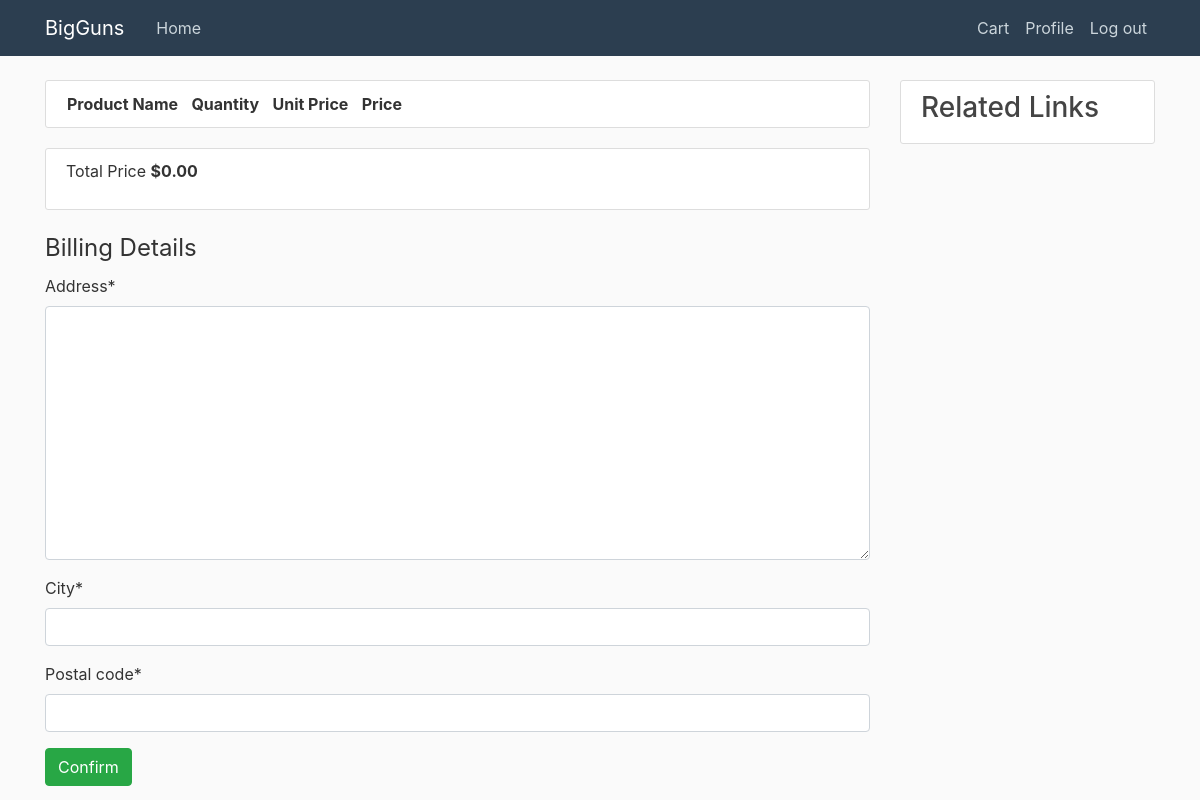
Before: /checkout/ (signed in) with the older database file.
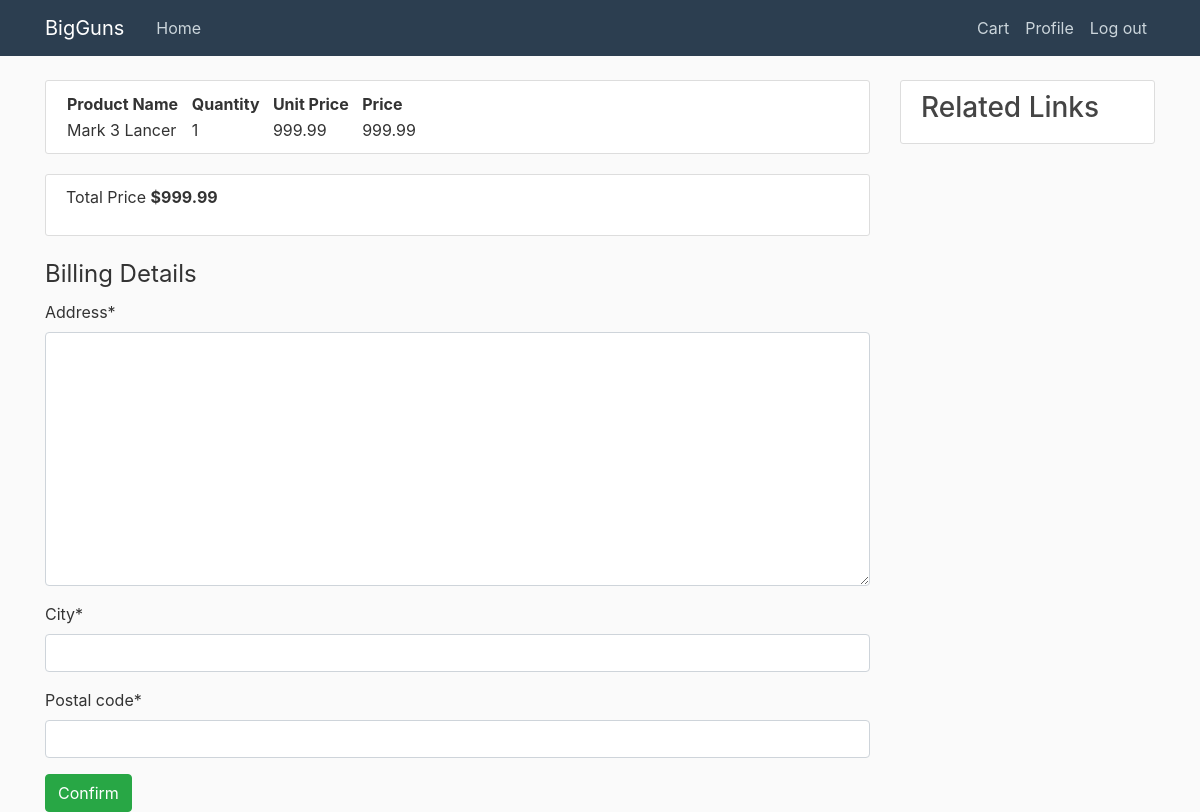
After: the same page with the newer database file.
### cart/models.py (models this page shows, shortened)
class Order(models.Model):
    orderitems  = models.ManyToManyField(Cart)
    user = models.ForeignKey(User, on_delete=models.CASCADE)
    ordered = models.BooleanField(default=False)
    created = models.DateTimeField(auto_now_add=True)
    ordered_date = models.DateTimeField(null=True)
    address = models.TextField(null=True)
    city = models.CharField(max_length=50, null=True)
    postal_code = models.IntegerField(null=True)
    def get_totals(self):
        total = 0
        for order_item in self.orderitems.filter(purchased=False).all():
            total += order_item.get_total()
        return total

class Cart(models.Model):
    user = models.ForeignKey(User, on_delete=models.CASCADE)
    item = models.ForeignKey(Product, on_delete=models.CASCADE)
    quantity = models.IntegerField(default=1)
    created = models.DateTimeField(auto_now_add=True)
    purchased = models.BooleanField(default=False)
    def get_total(self):
        total = self.item.price * self.quantity
        floattotal = float("{0:.2f}".format(total))
        return floattotal

### products/models.py (models this page shows, shortened)
class Product(models.Model):
    title = models.CharField(max_length=100)
    type = models.CharField(max_length=50)
    description = models.TextField()
    date_posted = models.DateTimeField(default= timezone.now)
    price = models.FloatField()
    stock = models.IntegerField()
    image = models.ImageField(default ='default.jpg', upload_to='product_pics')
    manufacturer = models.CharField(max_length=100)

### cart/views.py (the view)
# urls.py: path('checkout/', checkout, name='checkout'),
@login_required
def checkout(request):
    for cart in Order.objects.filter( user=request.user, ordered=False )[0].orderitems.all():
        if cart.item.stock< cart.quantity:
            messages.warning(request, f'Order amount exceeds available quantity in product {cart.item.title}')
            return redirect("view-cart")
    if request.method == 'POST':
        form = CheckoutForm(request.POST, instance = Order.objects.filter( user=request.user, ordered=False )[0])
        if form.is_valid():
            form.save()
            order= Order.objects.filter( user=request.user, ordered=False )[0]
            for cart in order.orderitems.all():
                cart.purchased = True
                cart.save()
                cart.item.stock -= 1
                cart.item.save()
            order.ordered= True
            order.ordered_date= datetime.datetime.now()
            order.save()
            messages.success(request, f'Order Placed')
            return redirect('order-details', order.id)
    else:
        form = CheckoutForm(instance= Order.objects.filter( user=request.user, ordered=False )[0])
    order= Order.objects.filter( user=request.user, ordered=False )[0]
    context = {'form': form, 'order':order}
    return render(request, 'cart/checkout.html', context)

### cart/forms.py
class CheckoutForm(forms.ModelForm):
    class Meta:
        model = Order
        fields = ['address', 'city', 'postal_code']

### cart/templates/cart/checkout.html (shortened to what this page needs)
{% extends 'products/base-template.html' %}
{% load crispy_forms_tags %}
{% block content %}
<article class="media content-section">
    <table>
        <thead>
            <th>Product Name &nbsp;&nbsp;</th><th>Quantity &nbsp;&nbsp;</th><th>Unit Price &nbsp;&nbsp;</th><th>Price &nbsp;&nbsp;</th>
        </thead>
        {% for item in order.orderitems.all %}
            <tr>
                <td>{{item.item.title}} &nbsp;&nbsp; </td><td>{{item.quantity}} &nbsp;&nbsp;</td><td>{{item.item.price}} &nbsp;&nbsp;</td><td>{{item.get_total}} &nbsp;&nbsp;</td>
            </tr>
        {% endfor %}
    </table>
</article>
<article class="media content-section">
    <p>Total Price <strong>${{ order.get_totals| floatformat:2 }}</strong></p>
</article>
<form method="POST">
    <fieldset>
        <legend>Billing Details</legend>
        {{ form|crispy }}
    </fieldset>
    <div>
        <button type="submit" class="btn btn-success mr-4">Confirm</button>
    </div>
</form>
{% endblock %}

Changed rows visible on the page:
added Cart: item "Mark 3 Lancer", quantity "1", item.price "999.99", get_total "999.99"
computed for Order: get_totals "0.00" → "999.99"
